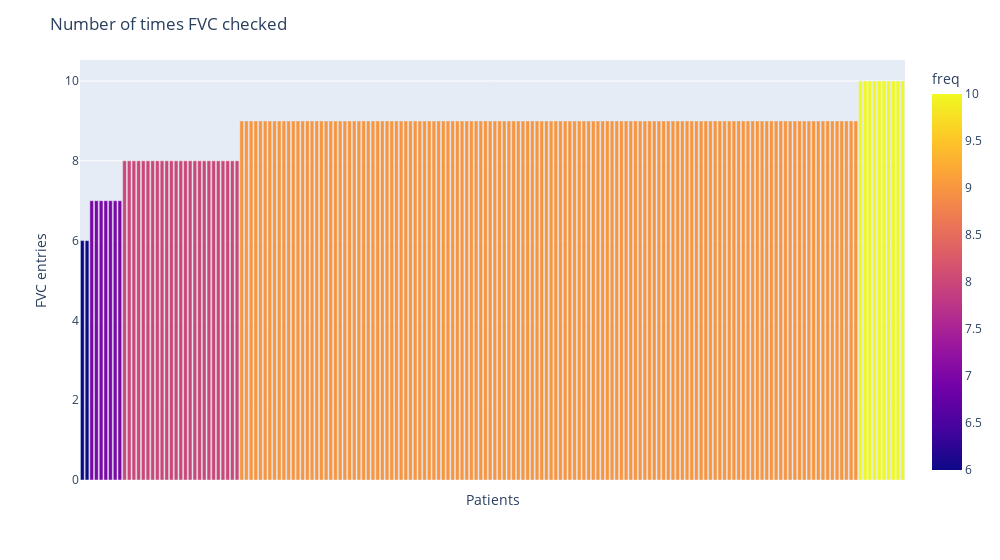

The notebook cell this image was saved under:
### Code cell
import plotly.express as px

fig=px.bar(statdf,x='id',y='freq',color='freq')
fig.update_layout(
    xaxis={'categoryorder': 'total ascending', 'title':'Patients'},
    title='Number of times FVC checked',
    yaxis={'title':'FVC entries'},
    width=1000
)
fig.update_xaxes(showticklabels=False)
fig.show()

### Figure 1 — Plotly figure (JSON) as saved in the notebook; plotly's stock layout.template omitted (floating-point values rounded to 4 significant figures; data arrays with more than 128 entries replaced by an {"elided": "..."} marker saying what was removed)
{"data": [{"alignmentgroup": "True", "hovertemplate": "id=%{x}<br>freq=%{marker.color}<extra></extra>", "legendgroup": "", "marker": {"color": {"elided": "176 int values"}, "coloraxis": "coloraxis"}, "name": "", "offsetgroup": "", "orientation": "v", "showlegend": false, "textposition": "auto", "type": "bar", "x": {"elided": "176 str values"}, "xaxis": "x", "y": {"elided": "176 int values"}, "yaxis": "y"}], "layout": {"barmode": "relative", "coloraxis": {"colorbar": {"title": {"text": "freq"}}, "colorscale": [[0, "#0d0887"], [0.1111, "#46039f"], [0.2222, "#7201a8"], [0.3333, "#9c179e"], [0.4444, "#bd3786"], [0.5556, "#d8576b"], [0.6667, "#ed7953"], [0.7778, "#fb9f3a"], [0.8889, "#fdca26"], [1, "#f0f921"]]}, "legend": {"tracegroupgap": 0}, "margin": {"t": 60}, "title": {"text": "Number of times FVC checked"}, "width": 1000, "xaxis": {"anchor": "y", "categoryorder": "total ascending", "domain": [0, 1], "showticklabels": false, "title": {"text": "Patients"}}, "yaxis": {"anchor": "x", "domain": [0, 1], "title": {"text": "FVC entries"}}}}
